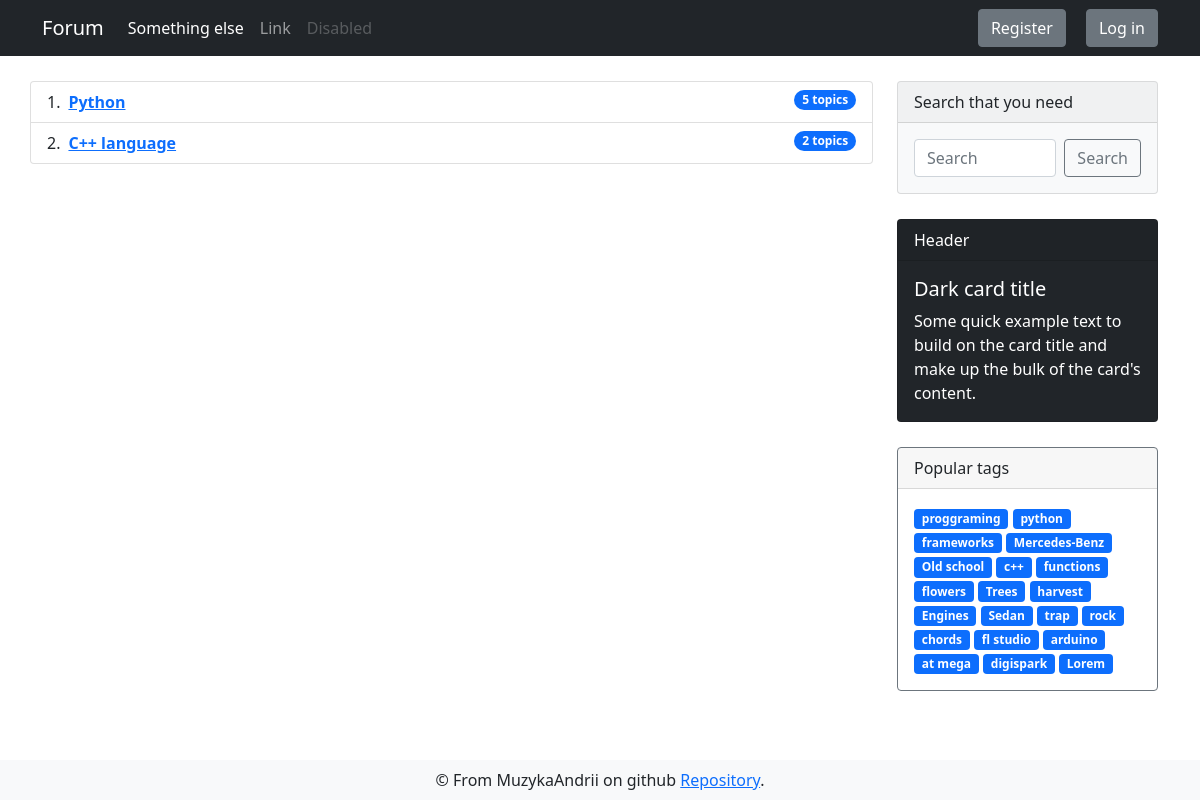
The app's page /forum/programing with its own data.
### app/models.py (models this page shows, shortened)
class DbMixin(object):
    def save(self):
        db.session.add(self)
        db.session.commit()

class Theme(DbMixin, db.Model):
    id = db.Column(db.Integer, primary_key = True, autoincrement=True)
    name = db.Column(db.String(150), unique=True, nullable=False)
    slug = db.Column(db.String(100), unique=True, nullable=False)
    section_id = db.Column(db.Integer, db.ForeignKey('section.id'), nullable=False)
    discussions = db.relationship('Discussion', backref='parent_theme', lazy='dynamic')

class Tag(DbMixin, db.Model):
    id = db.Column(db.Integer, primary_key = True, autoincrement=True)
    name = db.Column(db.String(50), unique=True, nullable=False)
    slug = db.Column(db.String(100), unique=True, nullable=False)
    section_id = db.Column(db.Integer, db.ForeignKey('section.id'), nullable=False)

### app/views.py (the view)
@app.route('/forum/<string:section_slug>')
def themes_index(section_slug):
    current_section = Section.get_from_slug(section_slug)
    themes = current_section.themes
    return render_template('forum/themes.html', tags=get_tags(), themes=themes, section_slug=current_section.slug, title='Themes list')

### app/models.py (called while the page is built)
    @staticmethod
    def get_from_slug(slug):
        return Section.query.filter_by(slug=slug).first_or_404()

### app/views.py (called while the page is built)
@app.before_request
def update_last_seen():
    if current_user.is_authenticated:
        current_user.update_last_seen()

@app.before_request
@cache.cached(timeout=60)
def check_banned():
    if current_user.is_authenticated and current_user.is_banned == True:
        ban_reason = current_user.ban_reason
        logout_user()
        return render_template('alerts/banned.html', reason=ban_reason)

@cache.cached(timeout=600, key_prefix='tags')
def get_tags():
    return Tag.query.limit(25).all()

### app/templates/forum/themes.html
{% extends "layouts/base.html" %}
{% block content %}
<div class="container">
    <div class="row">
        <ol style="margin-top: 25px;" class="col-md-9 list-group list-group-numbered">
            {% for theme in themes %}
            <li class="list-group-item d-flex justify-content-between align-items-start">
                <div class="ms-2 me-auto">
                    <div class="fw-bold"><a
                            href="{{ url_for('discussions_index', section_slug=section_slug, theme_slug=theme.slug) }}">{{ theme.name }}</a>
                    </div>
                </div>
                <span class="badge bg-primary rounded-pill">{{ theme.discussions.count() }} topics</span>
            </li>
            {% endfor %}
        </ol>
        {% include 'layouts/sidebar.html' %}
    </div>
</div>
{% endblock %}

### app/templates/layouts/sidebar.html
<div class="sidebar col-md-3">
    <div class="card text-dark bg-light mb-3" style="max-width: 18rem;">
        <div class="card-header">Search that you need</div>
        <form method="GET" action="{{ url_for('search') }}" class="card-body d-flex">
            <input name="search_query" value="{{ request.args.get('search_query', '') }}" class="form-control me-2" type="text" placeholder="Search" aria-label="Search">
            <button class="btn btn-outline-secondary" type="submit">Search</button>
        </form>
    </div>
    <div class="card text-white bg-dark mb-3" style="max-width: 18rem;">
        <div class="card-header">Header</div>
        <div class="card-body">
            <h5 class="card-title">Dark card title</h5>
            <p class="card-text">Some quick example text to build on the card title and make up the bulk of the
                card's content.</p>
        </div>
    </div>
    <div class="card border-secondary mb-3" style="max-width: 18rem;">
        <div class="card-header">Popular tags</div>
        <div class="card-body text-secondary">
            {% for tag in tags %}
            <a href="{{ url_for('tags_discussions', tag_slug=tag.slug) }}" class="tag badge bg-primary">{{ tag.name }}</a>
            {% endfor %}
        </div>
    </div>
</div>

### app/static/css/style.css (style rules this page uses)
.card { margin: 25px 0; }
.tag { text-decoration: none; }

### records on screen
Theme: name "Python", discussions.count "5"
Theme: name "C++ language", discussions.count "2"
Tag: name "proggraming"
Tag: name "python"
Tag: name "frameworks"
Tag: name "Mercedes-Benz"
Tag: name "Old school"
Tag: name "c++"
Tag: name "functions"
Tag: name "flowers"
Tag: name "Trees"
Tag: name "harvest"
Tag: name "Engines"
Tag: name "Sedan"
Tag: name "trap"
Tag: name "rock"
Tag: name "chords"
Tag: name "fl studio"
Tag: name "arduino"
Tag: name "at mega"
Tag: name "digispark"
Tag: name "Lorem"
